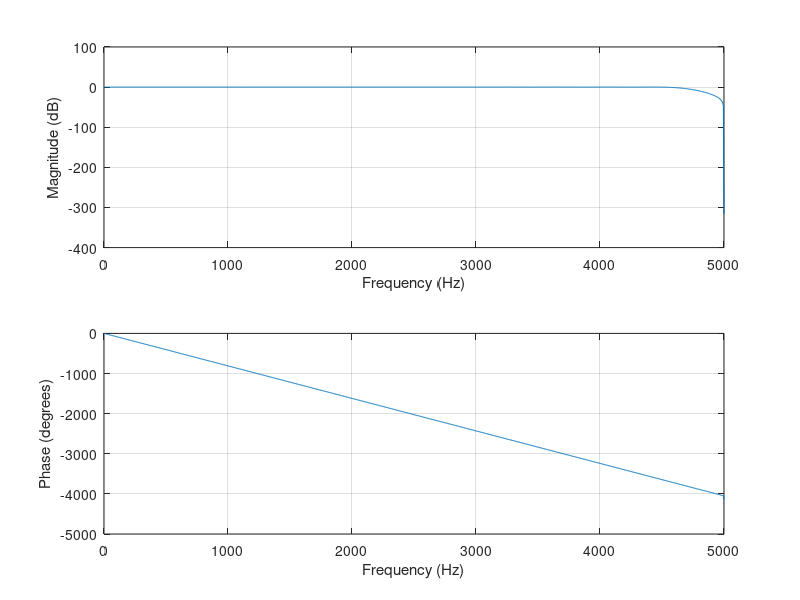

The MATLAB source for this figure:
%------------------------------- anti aliasing LP filter
fsamp = 10000;
fcuts = [4500 4999];
mags = [1 0];
devs = [0.01 0.01];

[n,Wn,beta,ftype] = kaiserord(fcuts,mags,devs,fsamp);
hh = fir1(n,Wn,ftype,kaiser(n+1,beta),'noscale');

figure('Name','Anti-Aliasing Low Pass Filter');
freqz(hh,1,1024,fsamp)

fprintf("M [%d]", n);
coefs = regexprep(num2str(hh),'\s+',',')
